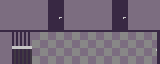

A level layout from a 2D game, rendered from its tile map. Below: a short description, then the map file with its tile-grid data intact:
An orthogonal 10x4 tile map with 16x16 px tiles, 2 tile layers (background, items).

<map version="1.9" tiledversion="1.9.2" orientation="orthogonal" renderorder="right-down" width="10" height="4" tilewidth="16" tileheight="16" infinite="0" nextlayerid="3" nextobjectid="1">
 <tileset firstgid="1" source="tileset.tsx" />
 <layer id="2" name="background" width="10" height="4">
  <data encoding="csv">
34,34,34,0,34,34,34,0,34,34,
47,47,47,0,47,47,47,0,47,47,
0,0,74,74,74,74,74,74,74,74,
0,0,74,74,74,74,74,74,74,74
</data>
 </layer>
 <layer id="1" name="items" width="10" height="4">
  <data encoding="csv">
0,0,0,54,0,0,0,54,0,0,
0,0,0,67,0,0,0,67,0,0,
27,28,0,0,0,0,0,0,0,39,
40,41,0,0,0,0,0,0,0,52
</data>
 </layer>
</map>
